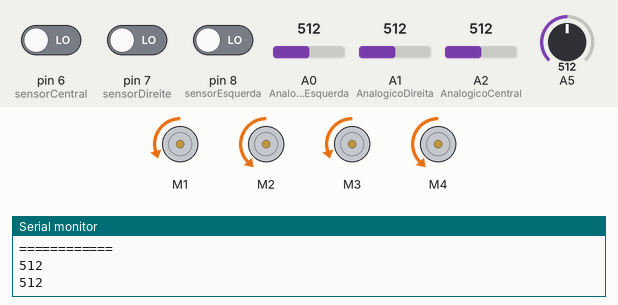
Recording of a sketch running on a simulated Arduino Uno, built with avr-gcc and run on an emulated ATmega328P. Shown: 4 × DC motor (green arrow = forward, orange = backward, longer = faster), the last lines printed to the serial monitor. Inputs (shaded band) come from the test bench; at power-on: pin 7 (sensorDireite) LOW, pin 6 (sensorCentral) LOW, A1 (AnalogicoDireita) = 512, pin 8 (sensorEsquerda) LOW, A0 (AnalogicoEsquerda) = 512, A2 (AnalogicoCentral) = 512, A5 = 512.

Above: at 1.2 s.
1.3 s: pin 7 (sensorDireite) driven HIGH
At 1.8 s:
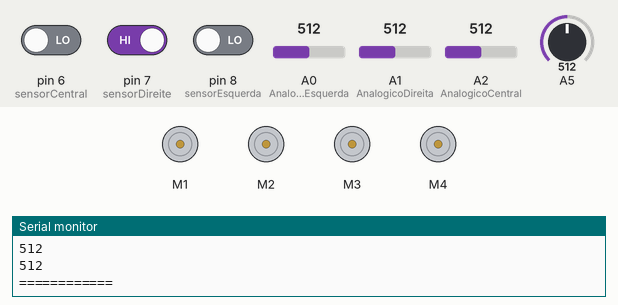
4.3 s: pin 6 (sensorCentral) driven HIGH
At 5.7 s:
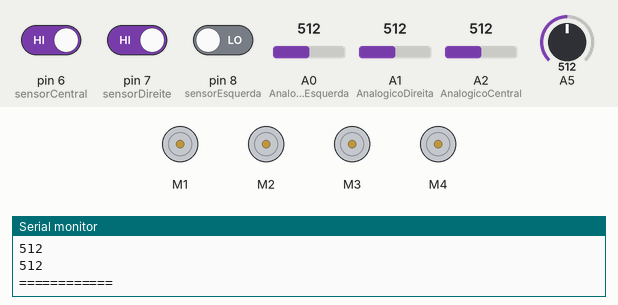
7.3 s: A1 (AnalogicoDireita) set to 315
10.3 s: pin 6 (sensorCentral) driven LOW
At 12.47 s:
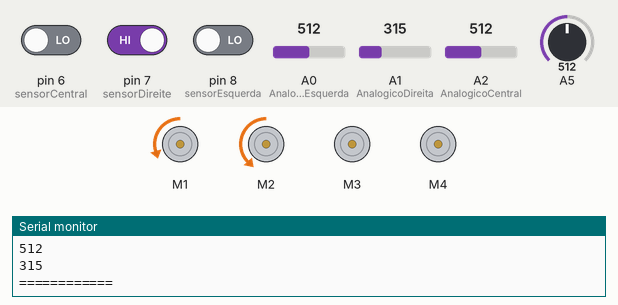
13.3 s: pin 8 (sensorEsquerda) driven HIGH
At 13.78 s:
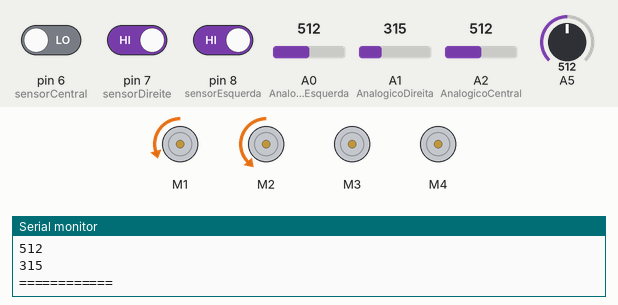
15.2 s: pin 7 (sensorDireite) driven LOW
At 16.08 s:
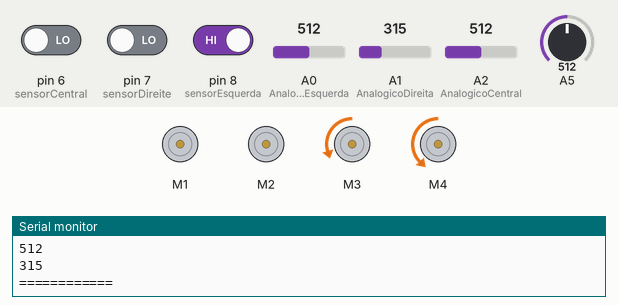
Timing chart, 0 to 19.2 s (numbered marks = the images above; inputs shaded):
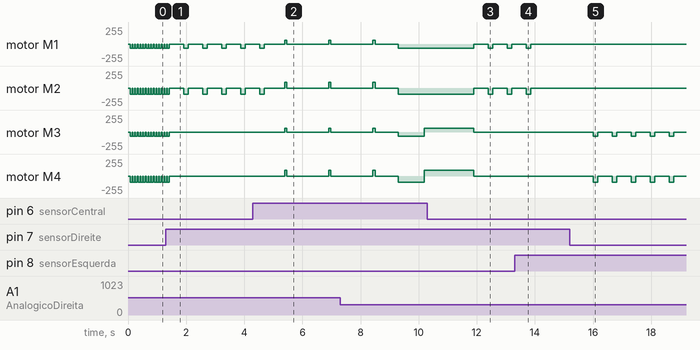

The sketch:

cod_v3.ino
```cpp
#include <Adafruit_MotorShield.h>
#include <Wire.h>
#include <Arduino.h>

#define sensorEsquerda 8
#define sensorDireite 7
#define sensorCentral 6
#define trigPin  9
#define echoPin  10

int AnalogicoEsquerda = A0;
int valorDigitalEsquerda;
int valorAnalogicoEsquerda;

int AnalogicoDireita = A1;
int valorDigitalDireita;
int valorAnalogicoDireita;

int AnalogicoCentral = A2;
int valorDigitalCentral;
int valorAnalogicoCentral;

float duration, distance;

int verificao = 0;

int verde_min = 89, verde_max =325;

bool BRANCO = 0, PRETO =1;

Adafruit_MotorShield AFMS = Adafruit_MotorShield();


  Adafruit_DCMotor *MotorEsquerdaFrente = AFMS.getMotor(1); //motor esq frente
  Adafruit_DCMotor *MotorEsquerdaTras = AFMS.getMotor(2); //motor esq tras
  Adafruit_DCMotor *MotorDireitaFrente = AFMS.getMotor(3); //motor direita frente
  Adafruit_DCMotor *MotorDireitaTras = AFMS.getMotor(4); //motor direita tras


void setup() {

  AFMS.begin();
  MotorEsquerdaFrente->setSpeed(90);
  MotorEsquerdaTras->setSpeed(90);
  MotorDireitaFrente->setSpeed(90);
  MotorDireitaTras->setSpeed(90);
  Serial.begin(9600);
  pinMode(sensorEsquerda ,INPUT);
  pinMode(AnalogicoEsquerda ,INPUT);
  pinMode(sensorDireite ,INPUT);
  pinMode(AnalogicoDireita ,INPUT);
  pinMode(sensorCentral ,INPUT);
  pinMode(AnalogicoCentral ,INPUT);
  pinMode(trigPin, OUTPUT);
  pinMode(echoPin, INPUT);
}


void loop() {

valorDigitalEsquerda = digitalRead(sensorEsquerda); //Realiza a leitura digital e armazena o valor na variavel valorDigital
valorAnalogicoEsquerda = analogRead(AnalogicoEsquerda); //Realiza a leitura analógica e armazena o valor na variavel valorAnalogico
valorDigitalDireita = digitalRead(sensorDireite);
valorAnalogicoDireita = analogRead(AnalogicoDireita);
valorDigitalCentral = digitalRead(sensorCentral);
valorAnalogicoCentral = analogRead(AnalogicoCentral);

//Serial.println(valorDigital);
//Serial.println(valorDigitalDireita);
Serial.println(valorAnalogicoEsquerda);
Serial.println(valorAnalogicoDireita);
Serial.println("============");
delay(50);

  if ((valorDigitalCentral == PRETO) && (valorDigitalEsquerda == BRANCO) && (valorDigitalDireita == BRANCO)){
    frente(80);
    Parar(0);
    leituraSensorInfra();
  }
  else if ((valorDigitalDireita == PRETO) && (valorDigitalCentral == BRANCO) && (valorDigitalEsquerda == BRANCO)){
    Parar(500);
    correcaoEsquerda();
    leituraSensorInfra();
  }
  else if ((valorDigitalEsquerda == PRETO) && (valorDigitalCentral == BRANCO) && (valorDigitalDireita == BRANCO)){
    Parar(500);
    correcaoDireita();
    leituraSensorInfra();
  }
  else if ((valorDigitalDireita == BRANCO) && (valorDigitalCentral == BRANCO) && (valorDigitalEsquerda == BRANCO)) {
    Parar(20);
    tresBrancos(20);
    leituraSensorInfra();
  }
  else if ((valorDigitalDireita == BRANCO) && (valorDigitalCentral == PRETO) && (valorDigitalEsquerda == PRETO)) {
    Parar(700);
    tras();
    delay(70);
    Parar(700);
    leituraSensorInfra();
    if((valorAnalogicoEsquerda >= verde_min) && (valorAnalogicoEsquerda <= verde_max)){
      CurvaEsquerda();
    }
  }
  else if ((valorDigitalEsquerda == BRANCO) && (valorDigitalCentral == PRETO) && (valorDigitalDireita == PRETO)) {
    Parar(700);
    tras();
    delay(70);
    Parar(700);
    leituraSensorInfra();
    if((valorAnalogicoDireita >= verde_min) && (valorAnalogicoDireita <= verde_max)){
      CurvaDireita();
    }
  }
  else{
    Parar(500);
  }

}

void leituraSensorInfra(){
  digitalRead(valorDigitalEsquerda);
  digitalRead(valorDigitalCentral);
  digitalRead(valorDigitalDireita);
  analogRead(valorAnalogicoEsquerda);
  analogRead(valorAnalogicoCentral);
  analogRead(valorAnalogicoDireita);
}


void frente(int d){
  MotorEsquerdaFrente->run(BACKWARD);
  MotorEsquerdaTras->run(BACKWARD);
  MotorDireitaFrente->run(BACKWARD);
  MotorDireitaTras->run(BACKWARD);
  delay(d);
}

void Parar(int d){
    MotorEsquerdaFrente->run(RELEASE);
    MotorEsquerdaTras->run(RELEASE);
    MotorDireitaFrente->run(RELEASE);
    MotorDireitaTras->run(RELEASE);
    delay(d);
}

void tras(){
  MotorEsquerdaFrente->run(FORWARD);
  MotorEsquerdaTras->run(FORWARD);
  MotorDireitaFrente->run(FORWARD);
  MotorDireitaTras->run(FORWARD);
}

void correcaoEsquerda(){
  MotorEsquerdaTras->run(BACKWARD);
  MotorEsquerdaFrente->run(BACKWARD);
  MotorDireitaFrente->run(RELEASE);
  MotorDireitaTras->run(RELEASE);
  delay(100);
  leituraSensorInfra();
}

void correcaoDireita(){
  MotorDireitaFrente->run(BACKWARD);
  MotorDireitaTras->run(BACKWARD);
  MotorEsquerdaFrente->run(RELEASE);
  MotorEsquerdaTras->run(RELEASE);
  delay(100);
  leituraSensorInfra();
}
void leituraSensorUltrassonico(){
    digitalWrite(trigPin, LOW);
    delayMicroseconds(2);
    digitalWrite(trigPin, HIGH);
    delayMicroseconds(10);
    digitalWrite(trigPin, LOW);
    duration = pulseIn(echoPin, HIGH);
    distance = (duration*.0343)/2;
    Serial.println(distance);
    delay(50);
}

void tresBrancos(int d){
    MotorDireitaFrente->setSpeed(60);
    MotorEsquerdaFrente->setSpeed(60);
    MotorEsquerdaFrente->run(BACKWARD);
    MotorEsquerdaTras->run(BACKWARD);
    MotorDireitaFrente->run(BACKWARD);
    MotorDireitaTras->run(BACKWARD);
    delay(d);
}

void CurvaEsquerda(){
    Parar(100);
    frente(900);
    MotorDireitaFrente->run(BACKWARD);
    MotorDireitaTras->run(BACKWARD);
    MotorEsquerdaFrente->run(FORWARD);
    MotorEsquerdaTras->run(FORWARD);
    delay(1400);
}

void CurvaDireita(){
    Parar(100);
    frente(900);
    MotorDireitaFrente->run(FORWARD);
    MotorDireitaTras->run(FORWARD);
    MotorEsquerdaFrente->run(BACKWARD);
    MotorEsquerdaTras->run(BACKWARD);
    delay(1650);
}
```

Measured:
- after the input at 1.3 s, motor M3, motor M4: goes on until 1.4 s, then stays stopped
- after the input at 4.3 s, motor M3: alternates forward 60/255 for 0.07 s and stopped for 1.5 s, starting after 1.1 s; motor M4: alternates forward 90/255 for 0.07 s and stopped for 1.5 s, starting after 1.1 s
- after the input at 10.3 s, motor M3, motor M4: goes on until 11.9 s, then stays stopped
- after the input at 13.3 s, motor M1, motor M2: goes on until 13.9 s, then stays stopped
- after the input at 15.2 s, motor M3: alternates backward 60/255 for 0.15 s and stopped for 0.50 s, starting after 0.81 s; motor M4: alternates backward 90/255 for 0.15 s and stopped for 0.50 s, starting after 0.81 s
- by itself, motor M1: alternates backward 60/255 for 0.15 s and stopped for 0.50 s
- by itself, motor M2: alternates backward 90/255 for 0.15 s and stopped for 0.50 s
- by itself, motor M3: alternates backward 60/255 for 0.07 s and stopped for 0.02 s
